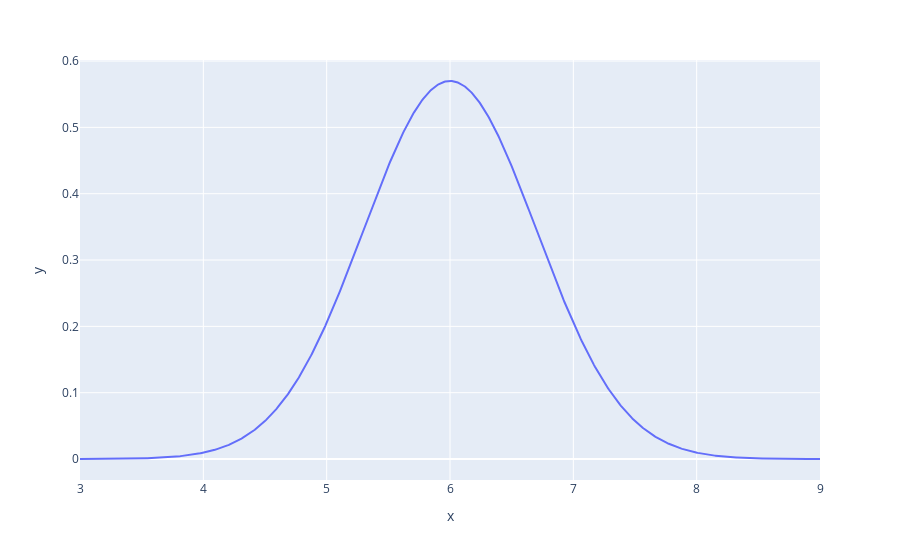

Here is the notebook cell this chart was saved with:
### Markdown cell above
## opgave 11

### Code cell
x = np.linspace(3, 9, 1000)
fig = px.line(x=x, y=norm.pdf(x, 6, 0.7))
fig.show()

### Figure 1 — Plotly figure (JSON) as saved in the notebook; plotly's stock layout.template omitted (floating-point values rounded to 4 significant figures; data arrays with more than 128 entries replaced by an {"elided": "..."} marker saying what was removed)
{"data": [{"hovertemplate": "x=%{x}<br>y=%{y}<extra></extra>", "legendgroup": "", "line": {"color": "#636efa", "dash": "solid"}, "mode": "lines", "name": "", "orientation": "v", "showlegend": false, "type": "scatter", "x": {"elided": "1000 float values"}, "xaxis": "x", "y": {"elided": "1000 float values"}, "yaxis": "y"}], "layout": {"autosize": true, "legend": {"tracegroupgap": 0}, "margin": {"t": 60}, "xaxis": {"anchor": "y", "autorange": true, "domain": [0, 1], "range": [3, 9], "title": {"text": "x"}, "type": "linear"}, "yaxis": {"anchor": "x", "autorange": true, "domain": [0, 1], "range": [-0.0316, 0.6016], "title": {"text": "y"}, "type": "linear"}}}
